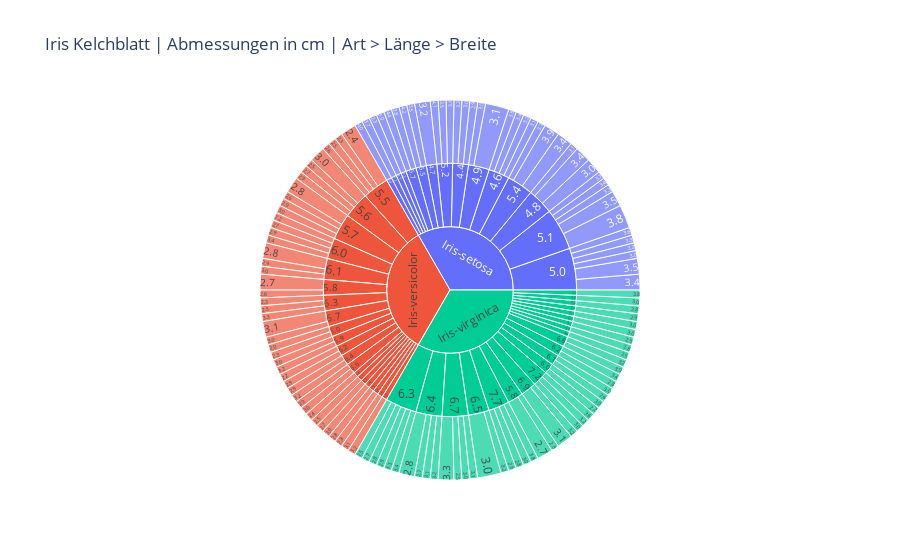

Here is the notebook cell this chart was saved with:
### Code cell
fig = px.sunburst(
    X_original_y_pd,
    path=['species-name', 'sepal_length', 'sepal_width'],
    title="Iris Kelchblatt | Abmessungen in cm | Art > Länge > Breite"
)
fig.show()

### Figure 1 — Plotly figure (JSON) as saved in the notebook; plotly's stock layout.template omitted (floating-point values rounded to 4 significant figures; data arrays with more than 128 entries replaced by an {"elided": "..."} marker saying what was removed)
{"data": [{"branchvalues": "total", "domain": {"x": [0, 1], "y": [0, 1]}, "hovertemplate": "labels=%{label}<br>count=%{value}<br>parent=%{parent}<br>id=%{id}<extra></extra>", "ids": {"elided": "186 str values"}, "labels": {"elided": "186 str values"}, "name": "", "parents": {"elided": "186 str values"}, "type": "sunburst", "values": {"elided": "186 int values"}}], "layout": {"legend": {"tracegroupgap": 0}, "title": {"text": "Iris Kelchblatt | Abmessungen in cm | Art > Länge > Breite"}}}
